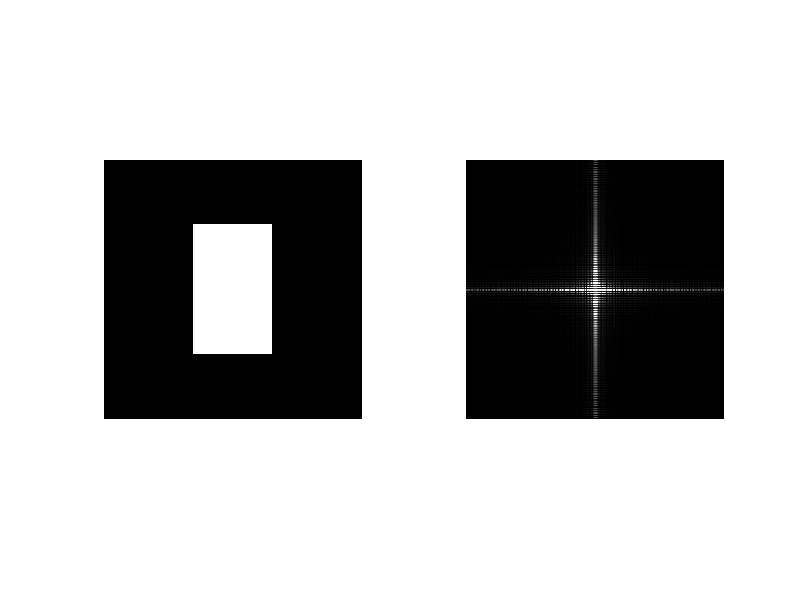
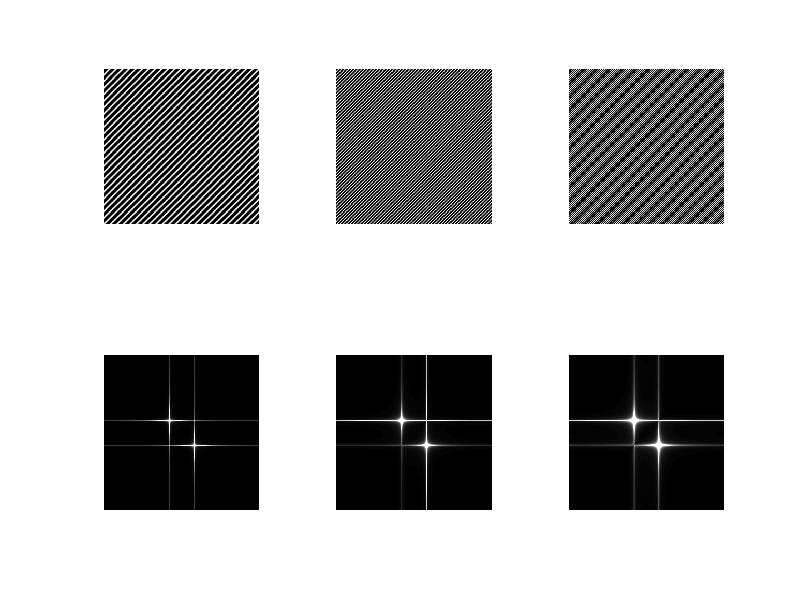

Here is the MATLAB script that generated these plots, in order:
clear all;close all;
n=300;
m=n;
r=100;

%rectangle
M1=zeros(n,m);
figure(1);
for p=floor(0.25*n):floor(0.75*n)
    for q=floor(0.35*m):floor(0.65*m)
        M1(p,q)=1;
    end
end
subplot(1,2,1);
imshow(M1);
TF_M_real=abs(fftshift(fft2(M1)));
TF_M_int=uint8(TF_M_real);
subplot(1,2,2);
imshow(TF_M_int);


%cercle
M2=zeros(n,m);
figure(2);
for p=1:n
    for q=1:m
        if floor((p-n/2)^2)+floor((q-n/2)^2)<=r^2
            M2(p,q)=1;
        end
    end
end
subplot(1,2,1);
imshow(M2);
TF_M_real=abs(fftshift(fft2(M2)));
TF_M_int=uint8(TF_M_real);
subplot(1,2,2);
imshow(TF_M_int);

clear all;close all;
n=[300,600,900];
m=n;
for k=1:3
    [x,y]=meshgrid(1:n(k),1:m(k));
    M=cos(0.5*x+0.5*y);
    subplot(2,3,k);
    imshow(M);
end
for k=4:6
    [x,y]=meshgrid(1:n(k-3),1:m(k-3));
    M=cos(0.5*x+0.5*y);
    TF_M_real=abs(fftshift(fft2(M)));
    TF_M_int=uint8(TF_M_real);
    subplot(2,3,k);
    imshow(TF_M_int);
end




